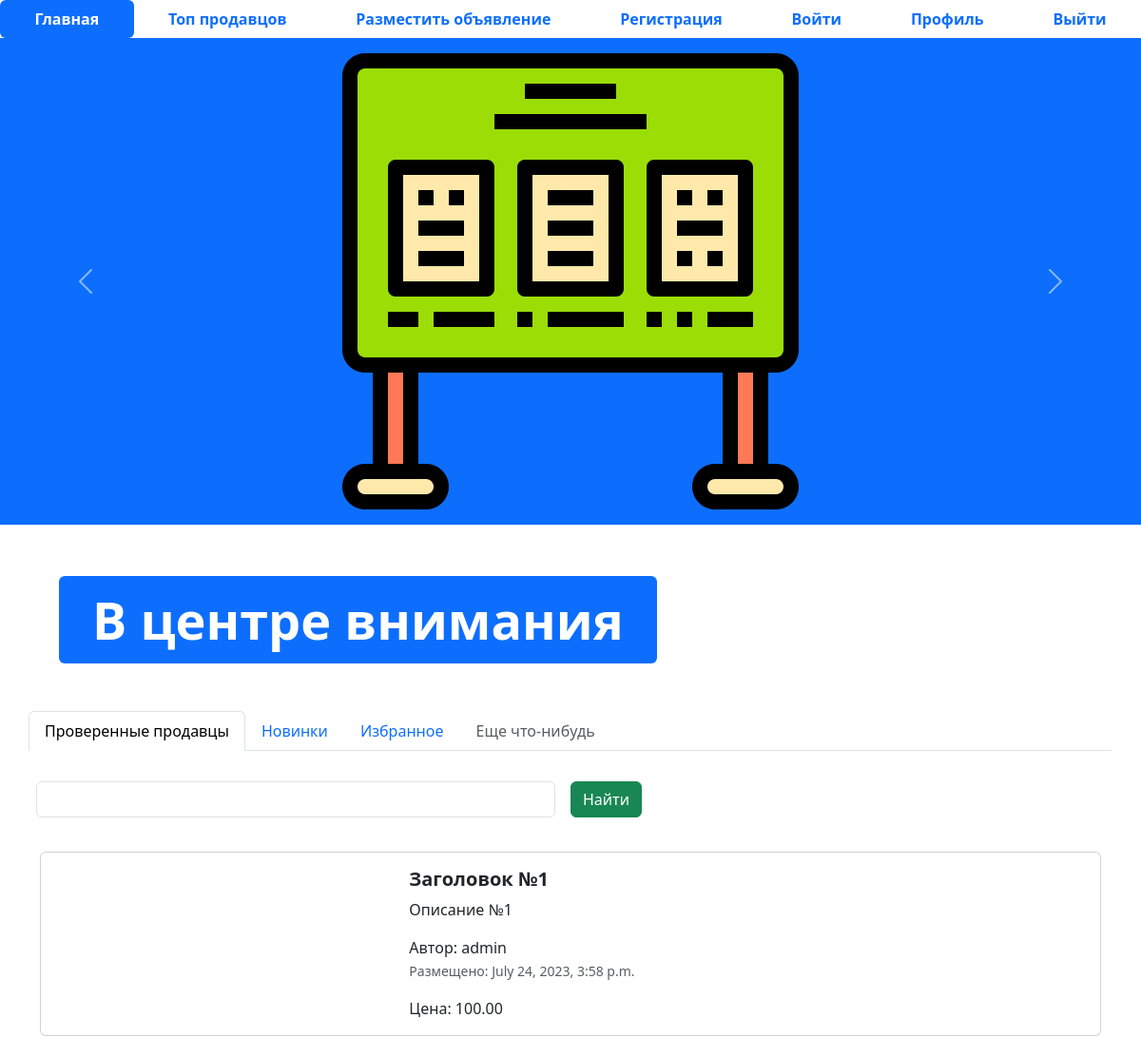
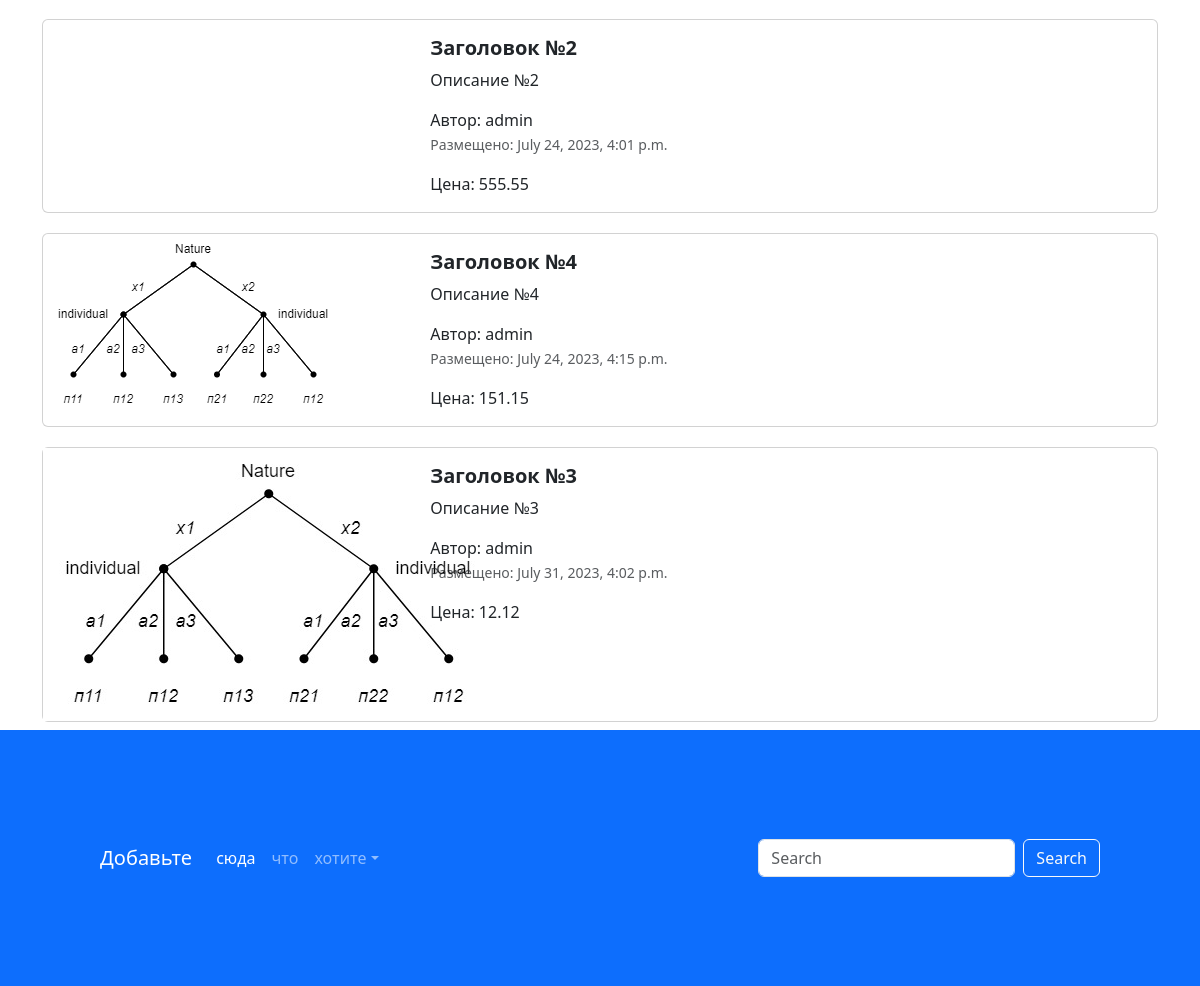
The page / on the database its author committed (2 pictures, top to bottom).
### app_advertisements14/models.py (models this page shows, shortened)
class Advertisements14(models.Model):
    title = models.CharField('заголовок', max_length=128)
    description = models.TextField('описание')
    price = models.DecimalField('цена', max_digits=10, decimal_places=2)
    auction = models.BooleanField('торг', help_text='Отметьте, если возможен торг')
    connection = models.BooleanField('связь', help_text='Отметьте, возможна ли связь с продавцом', default=True)
    created_time = models.DateTimeField(auto_now_add=True)
    updated_time = models.DateTimeField(auto_now=True)
    user = models.ForeignKey(User, verbose_name='пользователь', on_delete=models.CASCADE)
    image = models.ImageField('изображение', upload_to="advertisements/")
    class Meta:
        db_table = "advertisements"

### app_advertisements14/views.py (the view)
# urls.py: path('', index, name='main-page'),
def index(request):
    advertisements = Advertisements14.objects.all()
    context = {'advertisements': advertisements}
    return render(request, 'index.html', context)

### templates/index.html (shortened to what this page needs)
{% extends 'base.html' %}
{% load static %}
{% block content %}
<ul class="nav nav-pills sticky-top bg-white nav-fill">
  <li class="nav-item">
    <a class="nav-link active" aria-current="page" href="{% url 'main-page' %}">
      <span style="font-weight: bold;">Главная</span>
    </a>
  </li>
  <li class="nav-item">
    <a class="nav-link" href="{% url 'top-sellers' %}"><span style="font-weight: bold;">Топ продавцов</span>
    </a>
  </li>
  <li class="nav-item">
    <a class="nav-link" href="advertisement-post.html">
      <span style="font-weight: bold;">Разместить объявление</span>
    </a>
  </li>
  <li class="nav-item">
    <a class="nav-link" href="register.html">
      <span style="font-weight: bold;">Регистрация</span>
    </a>
  </li>
  <li class="nav-item">
    <a class="nav-link" href="login.html">
      <span style="font-weight: bold;">Войти</span>
    </a>
  </li>
  <li class="nav-item">
    <a class="nav-link" href="profile.html">
      <span style="font-weight: bold;">Профиль</span>
    </a>
  </li>
  <li class="nav-item">
    <a class="nav-link" href="#">
      <span style="font-weight: bold;">Выйти</span>
    </a>
  </li>
</ul>
<div id="carouselExampleControls" class="carousel slide bg-primary" data-bs-ride="carousel">
  <div class="carousel-inner">
    <div class="carousel-item active">
      <img src="{% static 'img/adv.png' %}" class="mx-auto d-block w-33" alt="...">
    </div>
  </div>
  <button class="carousel-control-prev" type="button" data-bs-target="#carouselExampleControls" data-bs-slide="prev">
    <span class="carousel-control-prev-icon" aria-hidden="true"></span>
  </button>
  <button class="carousel-control-next" type="button" data-bs-target="#carouselExampleControls" data-bs-slide="next">
    <span class="carousel-control-next-icon" aria-hidden="true"></span>
  </button>
</div>
<div class="container" style="margin: 50px;">
  <div class="display-2">
    <span class="badge bg-primary">В центре внимания</span>
  </div>
</div>
<div class="container">
  <div class="row">
    <ul class="nav nav-tabs bg-white">
      <li class="nav-item">
        <a class="nav-link active" aria-current="page" href="#">Проверенные продавцы</a>
      </li>
      <li class="nav-item">
        <a class="nav-link" href="#">Новинки</a>
      </li>
      <li class="nav-item">
        <a class="nav-link" href="#">Избранное</a>
      </li>
      <li class="nav-item">
        <a class="nav-link disabled" href="#" tabindex="-1" aria-disabled="true">Еще что-нибудь</a>
      </li>
    </ul>
    <form class="row g-3">
      <div class="col-auto w-50">
        <input type="text" class="form-control">
      </div>
      <div class="col-auto">
        <button type="submit" class="btn btn-success mb-3">Найти</button>
      </div>
    </form>
  </div>
  {% for adv in advertisements %}
  <div class="col">
    <div class="card mb-2" style="max-width: 1200px; margin-top: 20px;">
      <div class="row g-0">
        <div class="col-md-4">
          <a href="advertisement.html" class="nav-link">
            <img src="{% if adv.image %} {{ adv.image.url }} {% endif %}">
          </a>
        </div>
        <div class="col-md-8">
          <div class="card-body">
            <h5 class="card-title">
              <a href="advertisement.html" class="nav-link"><strong>{{ adv.title }}</strong></a>
            </h5>
            <a href="advertisement.html" class="nav-link">
              <p class="card-text">
                {{ adv.description }}
              </p>
              <span>Автор: {{ adv.user }}</span>
              <p class="card-text"><small class="text-muted">Размещено: {{ adv.created_time }}</small></p>
              <span>Цена: {{ adv.price }}</span>
            </a>
          </div>
        </div>
      </div>
    </div>
  </div>
  {% endfor %}
</div>
<footer style="padding: 100px;" class="bg-primary">
  <nav class="navbar navbar-expand-sm navbar-dark">
    <a class="navbar-brand" href="#">Добавьте</a>
    <div class="collapse navbar-collapse" id="collapsibleNavId">
      <ul class="navbar-nav me-auto mt-2 mt-lg-0">
        <li class="nav-item">
          <a class="nav-link active" href="#" aria-current="page">сюда</a>
        </li>
        <li class="nav-item">
          <a class="nav-link" href="#">что</a>
        </li>
        <li class="nav-item dropdown">
          <a class="nav-link dropdown-toggle" href="#" id="dropdownId" data-bs-toggle="dropdown" aria-haspopup="true"
             aria-expanded="false">хотите</a>
        </li>
      </ul>
      <form class="d-flex my-2 my-lg-0">
        <input class="form-control me-sm-2" type="text" placeholder="Search">
        <button class="btn btn-outline-light my-2 my-sm-0" type="submit">Search</button>
      </form>
    </div>
  </nav>
</footer>
{% endblock %}

### templates/base.html (shortened to what this page needs)
{% load static %}
<!DOCTYPE html>
<html lang="en">
<head>
  <link href="{% static 'css/bootstrap.min.css' %}" rel="stylesheet">
  <link rel="stylesheet" href="{% static 'css/fontello.css' %}">
</head>
<body>
{% block content %}
{% endblock %}
</body>
</html>

### rows shown on the page
Advertisements14: title "Заголовок №1", description "Описание №1", user "admin", created_time "July 24, 2023, 3:58 p.m.", price "100.00"
Advertisements14: title "Заголовок №2", description "Описание №2", user "admin", created_time "July 24, 2023, 4:01 p.m.", price "555.55"
Advertisements14: image (picture), title "Заголовок №4", description "Описание №4", user "admin", created_time "July 24, 2023, 4:15 p.m.", price "151.15"
Advertisements14: image (picture), title "Заголовок №3", description "Описание №3", user "admin", created_time "July 31, 2023, 4:02 p.m.", price "12.12"
